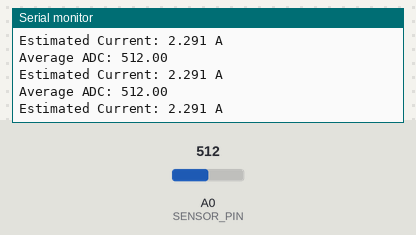
Recording of a sketch running on a simulated ESP8266 (NodeMCU). On the bench: the last lines printed to the serial monitor. The inputs (shaded band) are chosen by the test bench; at power-on: A0 (SENSOR_PIN) = 512. WiFi joins after 1.5 s; servers stay silent unless stated; uploads are accepted with an empty reply.

Above: at 3.2 s.
3.3 s: A0 (SENSOR_PIN) set to 716
At 5.44 s:
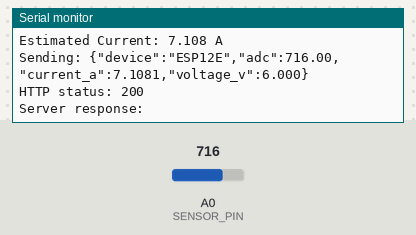
6.3 s: A0 (SENSOR_PIN) set to 900
At 10.37 s:
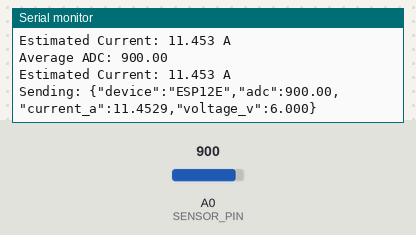
Timing chart, 0 to 11.9 s (numbered marks = the images above; inputs shaded):
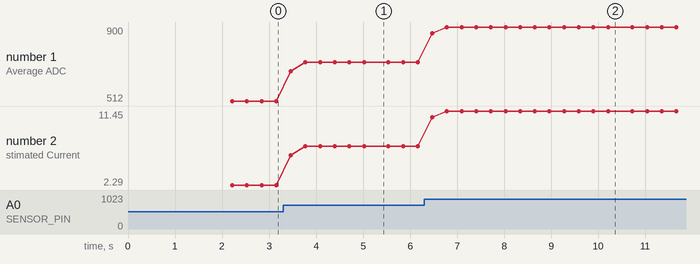

The sketch:

Esp_code.ino
```cpp
#include <ESP8266WiFi.h>
#include <ESP8266HTTPClient.h>
#include <WiFiClient.h>
#include <math.h>
#include "secrets.h"

// Use your laptop's current Wi-Fi IPv4 address

const char* SERVER_URL =
  "http://10.148.244.226:8000/api/readings";

// ---------- Sensor configuration ----------
const int SENSOR_PIN = A0;
const int NUM_SAMPLES = 100;


// Preliminary calibration from your measurements
const float ADC_ZERO = 414.97;
const float ADC_COUNTS_PER_AMP = 42.35;
const float SUPPLY_VOLTAGE = 6.0;  // Temporary nominal value

// ---------- Data transmission ----------
const unsigned long SEND_INTERVAL = 5000;
unsigned long lastSend = 0;

// ---------- Calculate averaged ADC ----------
float readAverageADC() {
  long total = 0;

  for (int i = 0; i < NUM_SAMPLES; i++) {
    total += analogRead(SENSOR_PIN);
    delay(2);
  }

  return total / (float)NUM_SAMPLES;
}

// ---------- Estimate current ----------
float calculateCurrent(float adc) {
  float difference = fabs(adc - ADC_ZERO);
  return difference / ADC_COUNTS_PER_AMP;
}

// ---------- Wi-Fi connection ----------
void connectWiFi() {
  WiFi.mode(WIFI_STA);
  WiFi.begin(WIFI_SSID, WIFI_PASSWORD);

  Serial.print("Connecting to Wi-Fi");

  while (WiFi.status() != WL_CONNECTED) {
    delay(500);
    Serial.print(".");
  }

  Serial.println();
  Serial.println("Wi-Fi connected!");

  Serial.print("ESP IP address: ");
  Serial.println(WiFi.localIP());

  Serial.print("Backend URL: ");
  Serial.println(SERVER_URL);
}

// ---------- Send data to backend ----------
void sendReading(float adc, float currentA) {
  if (WiFi.status() != WL_CONNECTED) {
    Serial.println("Wi-Fi disconnected. Reconnecting...");
    WiFi.reconnect();
    return;
  }

  WiFiClient client;
  HTTPClient http;

  http.setTimeout(4000);

  if (!http.begin(client, SERVER_URL)) {
    Serial.println("ERROR: Could not initialize HTTP.");
    return;
  }

  http.addHeader("Content-Type", "application/json");

  String payload = "{\"device\":\"ESP12E\",\"adc\":";
  payload += String(adc, 2);
  payload += ",\"current_a\":";
  payload += String(currentA, 4);
  payload += ",\"voltage_v\":";
  payload += String(SUPPLY_VOLTAGE, 3);
  payload += "}";

  Serial.print("Sending: ");
  Serial.println(payload);

  int httpCode = http.POST(payload);

  if (httpCode > 0) {
    Serial.print("HTTP status: ");
    Serial.println(httpCode);

    Serial.print("Server response: ");
    Serial.println(http.getString());
  } else {
    Serial.print("HTTP request failed: ");
    Serial.println(HTTPClient::errorToString(httpCode));
  }

  http.end();
}

// ---------- Setup ----------
void setup() {
  Serial.begin(115200);
  delay(500);

  Serial.println();
  Serial.println("Smart Energy Monitor");
  Serial.println("ESP-12E + ACS712");

  connectWiFi();
}

// ---------- Main loop ----------
void loop() {
  float averageADC = readAverageADC();
  float currentA = calculateCurrent(averageADC);

  Serial.print("Average ADC: ");
  Serial.println(averageADC, 2);

  Serial.print("Estimated Current: ");
  Serial.print(currentA, 3);
  Serial.println(" A");

  if (millis() - lastSend >= SEND_INTERVAL) {
    lastSend = millis();
    sendReading(averageADC, currentA);
  }

  delay(100);
}
```

secrets.example.h
```cpp
#pragma once

// Copy this file to secrets.h and fill in your local Wi-Fi credentials.
const char* WIFI_SSID = "YOUR_WIFI_SSID";
const char* WIFI_PASSWORD = "YOUR_WIFI_PASSWORD";
```

Measured:
- after the input at 3.3 s, the serial monitor: prints a new line after 0.16 s (image 1)
- after the input at 6.3 s, the serial monitor: prints a new line after 0.17 s (image 2)
- plotted number 1: 512 → 716 after the input at 3.3 s, 716 → 900 after the input at 6.3 s
- plotted number 2: 2.29 → 7.11 after the input at 3.3 s, 7.11 → 11.45 after the input at 6.3 s
